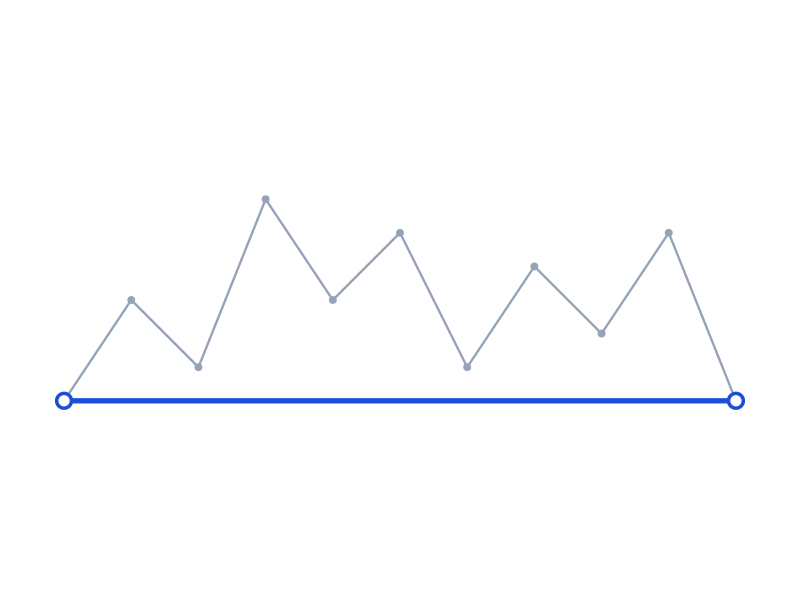
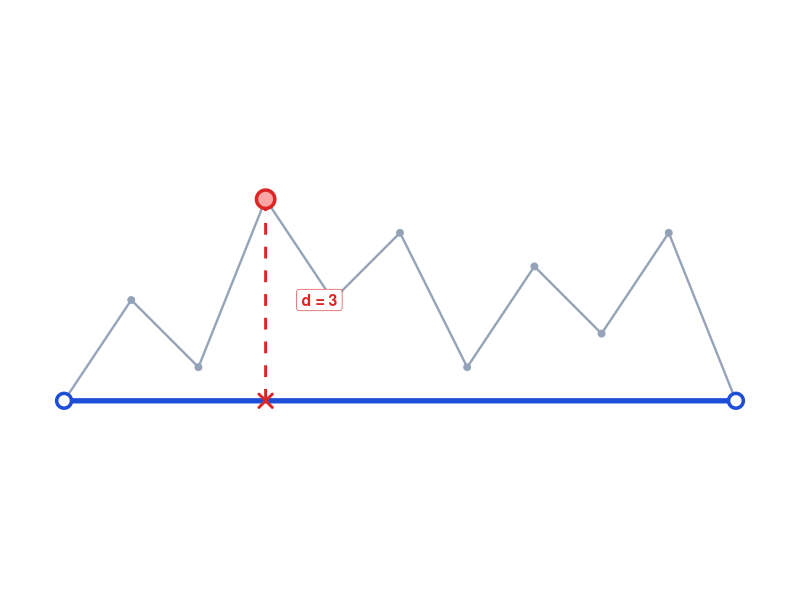
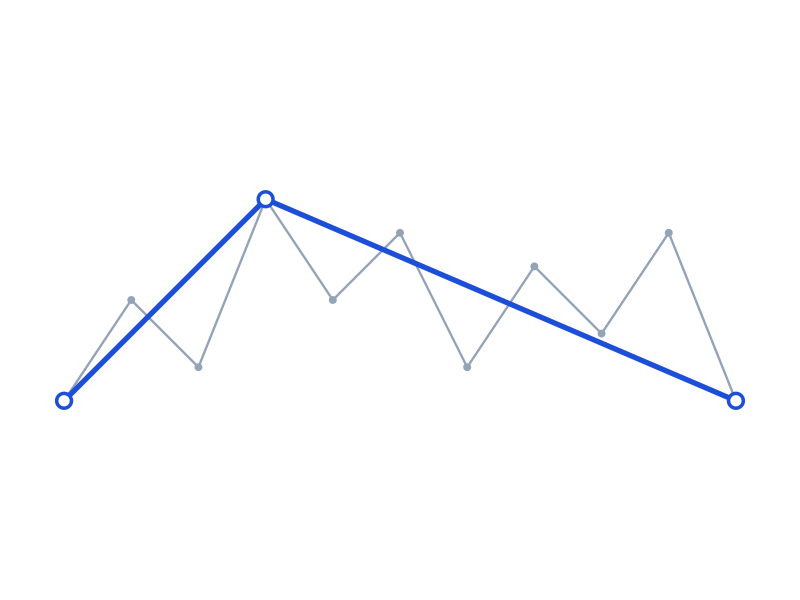
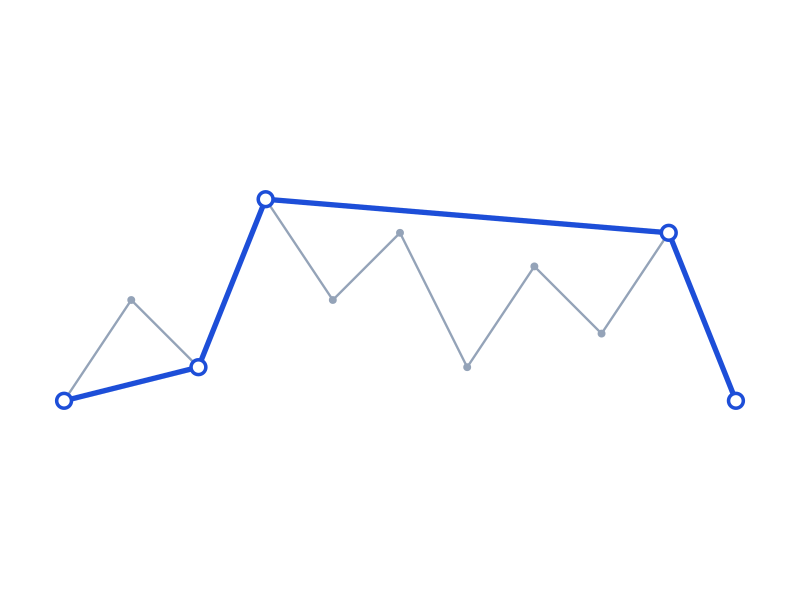
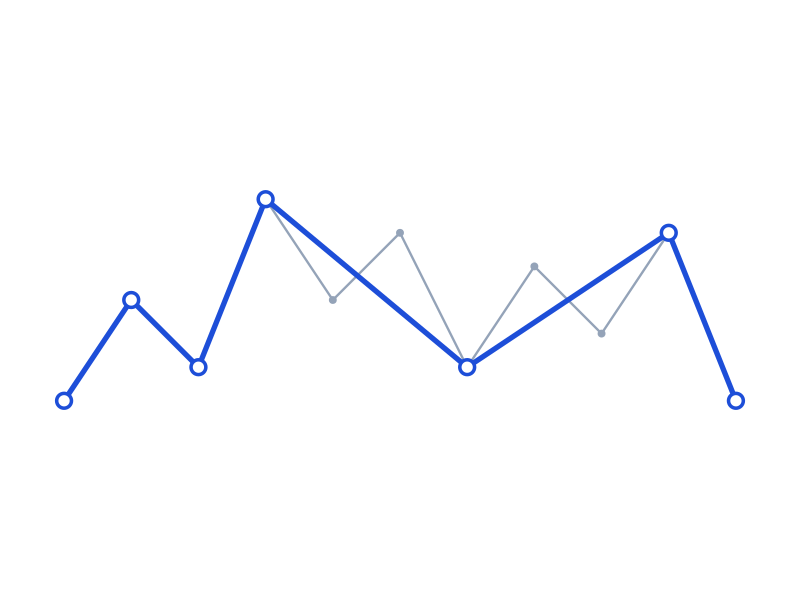

These figures' R source, in order:
# douglas-peucker.R
# Creates 5 figures for the Douglas-Peucker line simplification algorithm.
# The algorithm is shown level-by-level (breadth-first): start with the
# coarsest simplification (start-to-end), then progressively add the most
# deviant point at each level.
# Run from project root: Rscript douglas-peucker.R
# Output: public/douglas-peucker-{1..5}.png

library(ggplot2)

# ── Original polyline ──────────────────────────────────────────────────────────
pts <- data.frame(
  x = c(0,  1,   2,   3,  4,   5,   6,   7,   8,   9,  10),
  y = c(2,  3.5, 2.5, 5,  3.5, 4.5, 2.5, 4,   3,   4.5, 2)
)
n <- nrow(pts)

# ── Geometry helpers ───────────────────────────────────────────────────────────
perp_dist <- function(px, py, x1, y1, x2, y2) {
  dx <- x2 - x1; dy <- y2 - y1
  len <- sqrt(dx^2 + dy^2)
  if (len < 1e-10) return(sqrt((px - x1)^2 + (py - y1)^2))
  abs((px - x1) * dy - (py - y1) * dx) / len
}

foot_perp <- function(px, py, x1, y1, x2, y2) {
  dx <- x2 - x1; dy <- y2 - y1
  t  <- ((px - x1) * dx + (py - y1) * dy) / (dx^2 + dy^2)
  c(x1 + t * dx, y1 + t * dy)
}

most_deviant <- function(pts, i, j) {
  if (j - i <= 1L) return(list(k = NA_integer_, d = 0))
  best_d <- -1; best_k <- i
  for (k in (i + 1L):(j - 1L)) {
    d <- perp_dist(pts$x[k], pts$y[k], pts$x[i], pts$y[i], pts$x[j], pts$y[j])
    if (d > best_d) { best_d <- d; best_k <- k }
  }
  list(k = best_k, d = best_d)
}

# ── Breadth-first D-P — one snapshot per level ────────────────────────────────
dp_snapshots <- function(pts, epsilon) {
  n     <- nrow(pts)
  kept  <- c(1L, n)
  snaps <- list(kept)
  queue <- list(c(1L, n))

  repeat {
    if (!length(queue)) break
    nq <- list(); added <- FALSE
    for (seg in queue) {
      res <- most_deviant(pts, seg[1], seg[2])
      if (!is.na(res$k) && res$d > epsilon) {
        kept  <- sort(c(kept, res$k)); added <- TRUE
        if (res$k - seg[1] > 1L) nq <- c(nq, list(c(seg[1], res$k)))
        if (seg[2] - res$k > 1L) nq <- c(nq, list(c(res$k, seg[2])))
      }
    }
    if (added) snaps <- c(snaps, list(kept))
    queue <- nq
    if (!added && !length(queue)) break
  }
  snaps
}

EPSILON <- 1.0
snaps   <- dp_snapshots(pts, EPSILON)
ns      <- length(snaps)

# Most-deviant point from the initial start-end line (used in frame 2)
md     <- most_deviant(pts, 1L, n)
k_star <- md$k
f_star <- foot_perp(pts$x[k_star], pts$y[k_star],
                    pts$x[1], pts$y[1], pts$x[n], pts$y[n])

# ── Plot factory ───────────────────────────────────────────────────────────────
XLIM <- c(-0.3, 10.3)
YLIM <- c(1.2,  5.8)

draw_frame <- function(kept, show_perp = FALSE) {
  simp <- pts[kept, ]

  p <- ggplot() +
    # Original line — gray, always visible
    geom_path(data = pts,  aes(x = x, y = y),
              color = "#94a3b8", linewidth = 0.8) +
    geom_point(data = pts, aes(x = x, y = y),
               color = "#94a3b8", size = 2) +
    # Simplified line — blue
    geom_path(data = simp,  aes(x = x, y = y),
              color = "#1d4ed8", linewidth = 1.8) +
    geom_point(data = simp, aes(x = x, y = y),
               shape = 21, size = 3.8,
               fill = "white", color = "#1d4ed8", stroke = 1.8)

  if (show_perp) {
    # Foot-of-perpendicular marker on the simplified line
    foot_df <- data.frame(x = f_star[1], y = f_star[2])
    # Perpendicular dashed drop line
    p <- p +
      annotate("segment",
               x = pts$x[k_star], y = pts$y[k_star],
               xend = f_star[1],  yend = f_star[2],
               linetype = "dashed", color = "#dc2626", linewidth = 1.0) +
      geom_point(data = foot_df, aes(x = x, y = y),
                 shape = 4, size = 3.5, color = "#dc2626", stroke = 1.5) +
      geom_point(data = pts[k_star, ], aes(x = x, y = y),
                 shape = 21, size = 5,
                 fill = "#fca5a5", color = "#dc2626", stroke = 1.8) +
      annotate("label",
               x         = f_star[1] + 0.8,
               y         = (pts$y[k_star] + f_star[2]) / 2,
               label     = paste0("d = ", round(md$d, 1)),
               color     = "#dc2626",
               fill      = "white",
               label.size = 0.2,
               size      = 4,
               fontface  = "bold")
  }

  p +
    coord_equal(xlim = XLIM, ylim = YLIM) +
    theme_void() +
    theme(
      plot.background = element_rect(fill = "transparent", color = NA),
      plot.margin     = margin(6, 6, 6, 6)
    )
}

# ── 5 frames ───────────────────────────────────────────────────────────────────
# 1. Start-to-end only (coarsest simplification)
# 2. Same + perpendicular showing most-deviant point
# 3. After level-1 split (most-deviant point added)
# 4. After level-2 splits
# 5. Final result
frames <- list(
  list(kept = snaps[[1]],           perp = FALSE),
  list(kept = snaps[[1]],           perp = TRUE),
  list(kept = snaps[[min(2, ns)]], perp = FALSE),
  list(kept = snaps[[min(3, ns)]], perp = FALSE),
  list(kept = snaps[[ns]],          perp = FALSE)
)

dir.create("public", showWarnings = FALSE)

for (i in seq_along(frames)) {
  fr    <- frames[[i]]
  p     <- draw_frame(fr$kept, fr$perp)
  fname <- sprintf("public/douglas-peucker-%d.png", i)
  ggsave(fname, p, width = 5, height = 2.8, dpi = 300, bg = "transparent")
  message("Written: ", fname)
}

message("Done. (", ns, " D-P levels)")
